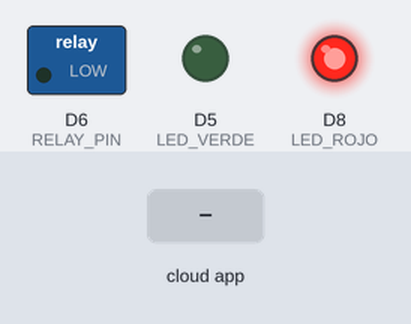
A sketch run on a simulated ESP8266 (NodeMCU). On the bench: switched loads named in the sketch (green lamp = pin HIGH), output pins drawn as LEDs (lit = HIGH). Inputs (shaded band) come from the test bench. WiFi joins after 1.5 s; servers stay silent unless stated; the Firebase database answers and starts empty; what the sketch prints to the serial monitor is not drawn.

Above: at 4.8 s.
4.9 s: the phone or cloud app sets state to 1
At 6.4 s:
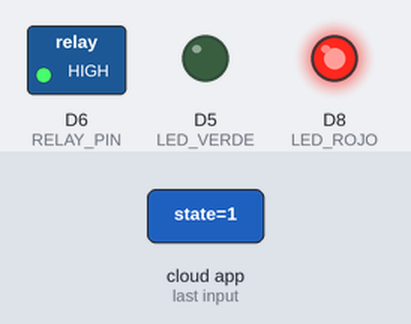
8.5 s: the phone or cloud app sets state to 0
At 9.9 s:
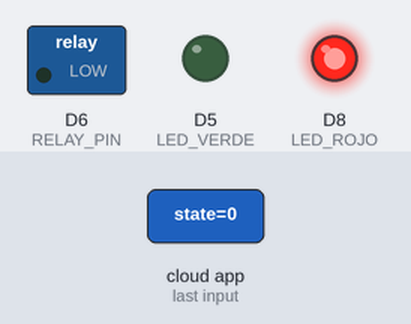
Timing chart, 0 to 11.5 s (numbered marks = the images above; inputs shaded):
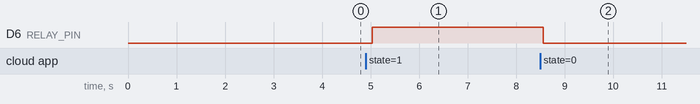

Measured:
- after the input at 4.9 s, D6 (RELAY_PIN): LOW → HIGH after 0.13 s
- after the input at 8.5 s, D6 (RELAY_PIN): HIGH → LOW after 0.06 s

The sketch:

sketch_receptor_bueno.ino
```cpp
#include <ESP8266WiFi.h>
#include <espnow.h>
#include <FirebaseESP8266.h>

const char* ssid = "EVELIN";
const char* password = "21232063";

#define FIREBASE_HOST "iot-proyecto-225f7-default-rtdb.firebaseio.com"
#define FIREBASE_AUTH "ei7g3jbFjbelc6qwrApW4q5kEDK0zTSPzo24DDAu"

FirebaseData fbdo;
FirebaseAuth auth;
FirebaseConfig config;

#define RELAY_PIN D6
#define LED_VERDE D5
#define LED_ROJO  D8

// ESP-NOW ESTRUCTURA
typedef struct struct_message {
  float temp;
  float hum;
} struct_message;

//VARIABLES GLOBALES
volatile bool newData = false;
float tempRX = 0.0;
float humRX  = 0.0;
unsigned long lastFirebaseSend = 0;

//CALLBACK ESP-NOW
void OnDataRecv(uint8_t *mac, uint8_t *incomingDataRaw, uint8_t len) {
  struct_message data;
  memcpy(&data, incomingDataRaw, sizeof(data));

  tempRX = data.temp;
  humRX  = data.hum;
  newData = true;

  Serial.print("RECIBIDO -> Temp: ");
  Serial.print(tempRX);
  Serial.print(" °C | Hum: ");
  Serial.print(humRX);
  Serial.println(" %");
}


void setup() {
  Serial.begin(9600);
  delay(100);

  // ---- WiFi ----
  WiFi.mode(WIFI_STA);
  WiFi.begin(ssid, password);

  Serial.print("Conectando WiFi");
  while (WiFi.status() != WL_CONNECTED) {
    delay(500);
    Serial.print(".");
  }

  Serial.println("\nWiFi conectado");
  Serial.print("Canal WiFi: ");
  Serial.println(WiFi.channel());

  //Firebase
  config.database_url = "iot-proyecto-225f7-default-rtdb.firebaseio.com";
  config.signer.test_mode = true;
  auth.user.email = "";
  auth.user.password = "";

  Firebase.begin(&config, &auth);
  Firebase.reconnectWiFi(true);
  delay(2000);


  pinMode(RELAY_PIN, OUTPUT);
  pinMode(LED_VERDE, OUTPUT);
  pinMode(LED_ROJO, OUTPUT);

  digitalWrite(RELAY_PIN, LOW);
  digitalWrite(LED_VERDE, LOW);
  digitalWrite(LED_ROJO, HIGH);

  //ESP-NOW
  if (esp_now_init() != 0) {
    Serial.println("Error inicializando ESP-NOW");
    return;
  }

  esp_now_set_self_role(ESP_NOW_ROLE_SLAVE);
  esp_now_register_recv_cb(OnDataRecv);

  Serial.println("ESP-NOW listo");
}

void loop() {

  //Envia datos a Firebase cada 3 segundos
  if (newData && millis() - lastFirebaseSend > 3000) {

    if (Firebase.ready()) {
      Firebase.setFloat(fbdo, "/monitor/sensores/sensor1/temperatura", tempRX);
      Firebase.setFloat(fbdo, "/monitor/sensores/sensor1/humedad", humRX);
      Firebase.setInt(fbdo, "/monitor/sensores/sensor1/timestamp", millis());

      Serial.println("Firebase actualizado");
    } else {
      Serial.println("Firebase NO listo");
    }

    lastFirebaseSend = millis();
    newData = false;
  }

  //Control desde la app
  if (Firebase.getBool(fbdo, "/control/state")) {
    bool estado = fbdo.boolData();
    digitalWrite(RELAY_PIN, estado ? HIGH : LOW);
  }

  delay(10); //Para no saturar CPU
}
```
